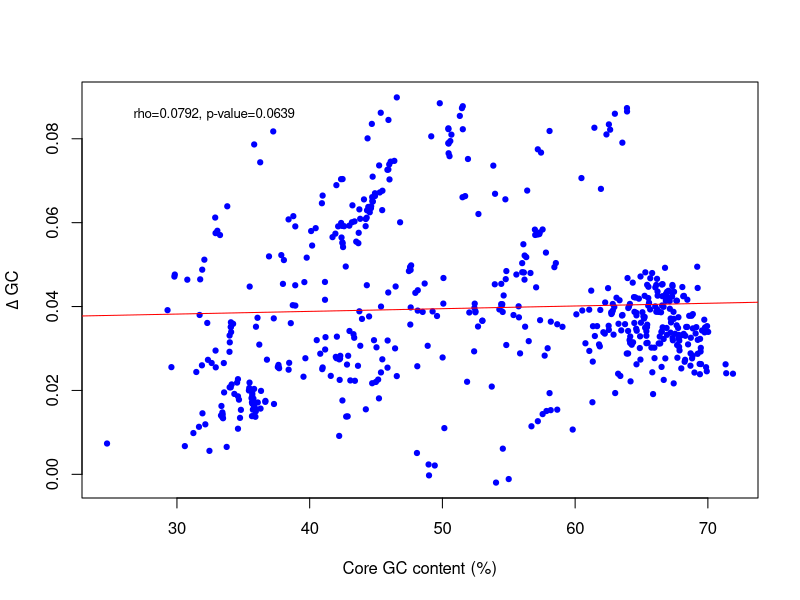

This chart was generated by the following R code:
#Figure 11
data1 <- read.csv("GC_all_prop.csv",header=T)
attach(data1)

Temp<-unlist(data1[2])
core.gc<-unlist(data1[5]) * 100

delta_core_f_10<-unlist(data1$Difference_between_core_and_first_10_codons_GC)

pdf("Fig11_Diff_Core_GC.pdf")
plot(core.gc,delta_core_f_10,pch=19,cex=0.7,xlab="Core GC content (%)",ylab=expression(Delta ~ "GC"),col="blue")
par(pty="s")
abline(lm(delta_core_f_10~core.gc),col="red")
ct<-cor.test(delta_core_f_10,core.gc,method="spearman")
ct.p<-ct$p.value
ct.rho<-ct$estimate

#Significant figures
ctrho <- signif(ct.rho, digits =3)
ctp <- signif(ct.p, digits =3)

txt<-paste("rho=",ctrho,", p-value=",ctp,sep="")
mtext(txt,side=3,adj=0.1,line=-2,cex=0.8)
dev.off()

